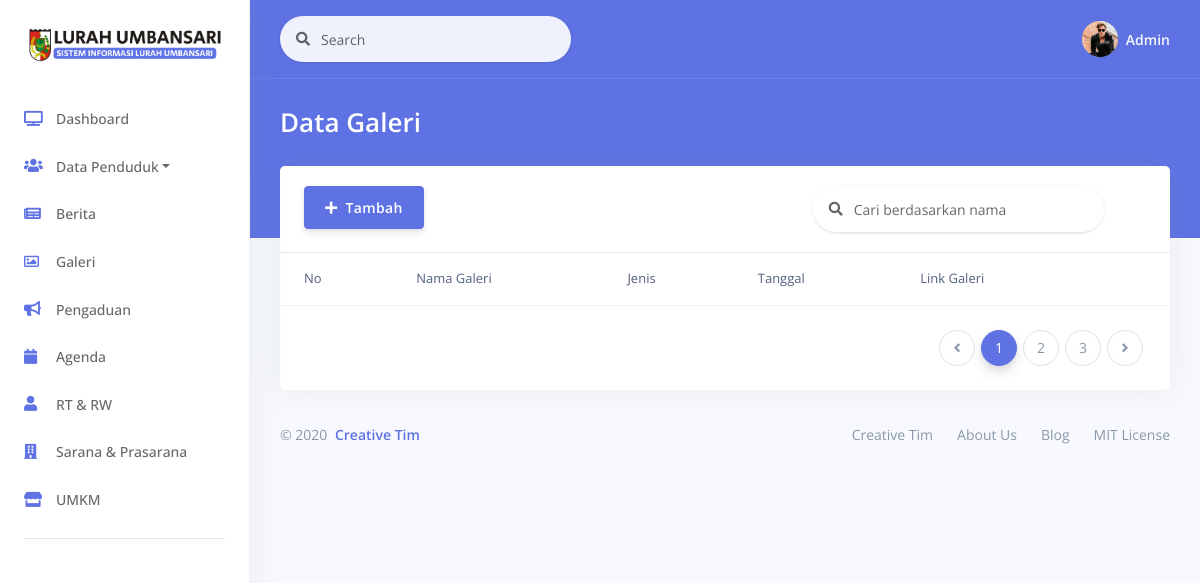
The page /index.php/galeri on the database as committed earlier.
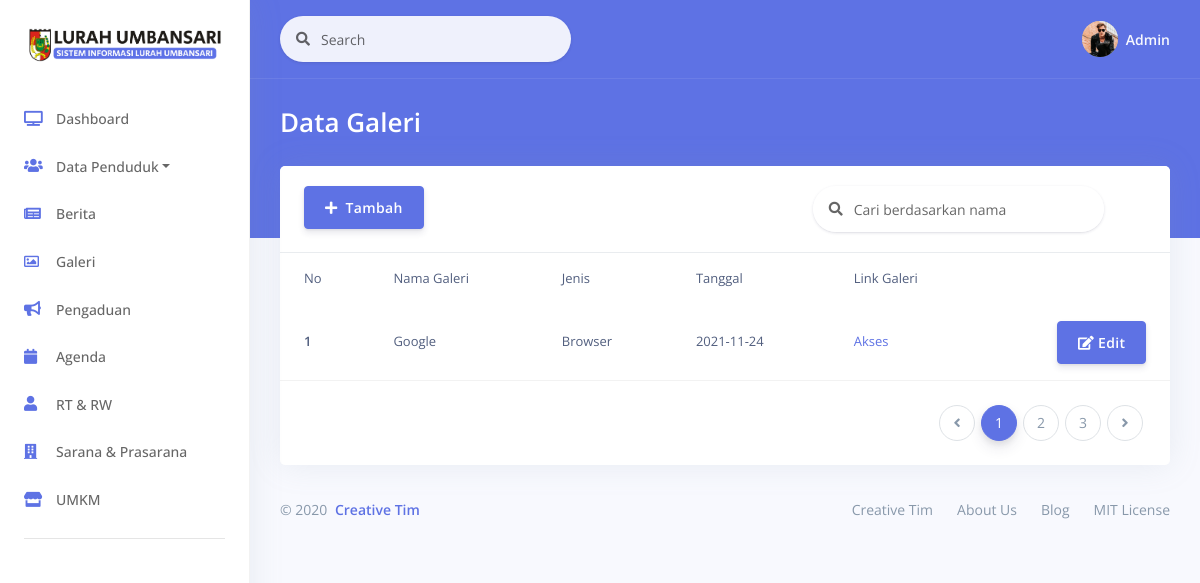
The same page on the database as committed later.
### tables this page shows
CREATE TABLE `galeri` (
  `gal_id` int(10) NOT NULL,
  `gal_title` varchar(100) NOT NULL,
  `gal_url` text NOT NULL,
  `gal_date` date NOT NULL DEFAULT current_timestamp(),
  `gal_jns` varchar(255) NOT NULL
);

### application/controllers/Galeri.php (called while the page is built, shortened)
<?php
class Galeri extends CI_Controller
{
    public function __construct()
    {
        $this->load->model('Galeri_model');
        $this->load->model('User_model');
    }
    function index()
    {
        $data['judul'] = "Halaman galeri";
        $data['galeri'] = $this->Galeri_model->get();
        $this->load->view("layout/header", $data);
        $this->load->view("data_galeri/vw_galeri", $data);
        $this->load->view("layout/footer", $data);
    }
}

### index.php (called while the page is built, shortened)
<?php
require_once BASEPATH.'core/CodeIgniter.php';

### application/models/Galeri_model.php (called while the page is built, shortened)
<?php
class Galeri_model extends CI_Model
{
    public $table = 'galeri';
    public function get()
    {
        $this->db->from($this->table);
        $query = $this->db->get();
        return $query->result_array();
    }
}

### application/views/data_galeri/vw_galeri.php (the view, shortened to what the changed rows need)
<div class="main-content" id="panel">
    <div class="container-fluid mt--6">
        <div class="row">
            <div class="col">
                <div class="card">
                    <div class="table-responsive">
                        <table class="table align-items-center table-flush">
                            <thead class="thead-light">
                                <tr>
                                    <td scope="col" class="sort" data-sort="no">No</td>
                                    <td scope="col" class="sort" data-sort="nama">Nama Galeri</td>
                                    <td scope="col" class="sort" data-sort="jns">Jenis</td>
                                    <td scope="col" class="sort" data-sort="date">Tanggal</td>
                                    <td scope="col" class="sort" data-sort="link">Link Galeri</td>
                                    <td scope="col"></td>
                                </tr>
                            </thead>
                            <tbody class="list">
                                <?php
                                $i = 1;
                                foreach ($galeri as $g) {
                                ?>
                                    <tr>
                                        <th scope="row">
                                            <div class="media-body">
                                                <span><?= $i ?></span>
                                            </div>
                                        </th>
                                        <td>
                                            <?= $g['gal_title'] ?>
                                        </td>
                                        <td>
                                            <?= $g['gal_jns'] ?>
                                        </td>
                                        <td>
                                            <?= $g['gal_date'] ?>
                                        </td>
                                        <td>
                                            <a href="<?= $g['gal_url'] ?>">Akses</a>
                                        </td>
                                        <td class="text-right">
                                            <a href="<?= site_url('Galeri/edit/') . $g['gal_id']; ?>" class="btn btn-primary"><i class="fas fa-edit"></i> Edit</a>
                                        </td>
                                    </tr>
                                <?php
                                    $i++;
                                }
                                ?>
                            </tbody>
                        </table>
                    </div>
                </div>
            </div>
        </div>

Rows that differ between the two databases and show on the page:
added galeri: gal_title "Google", gal_jns "Browser", gal_date "2021-11-24"
